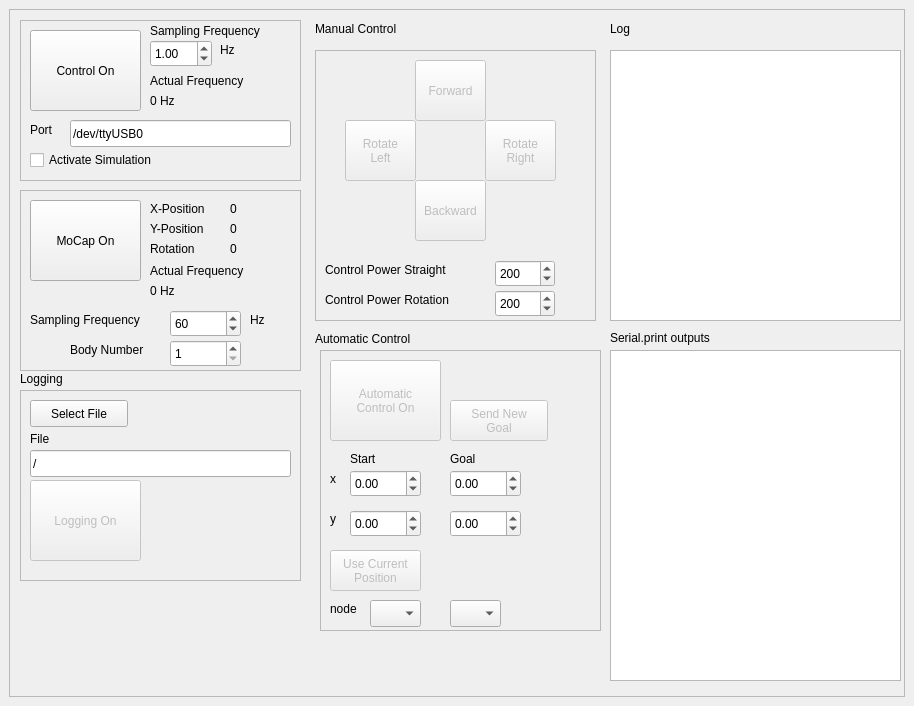
<?xml version="1.0" encoding="UTF-8"?>
<ui version="4.0">
 <class>MainWindow</class>
 <widget class="QMainWindow" name="MainWindow">
  <property name="geometry">
   <rect>
    <x>0</x>
    <y>0</y>
    <width>914</width>
    <height>706</height>
   </rect>
  </property>
  <property name="windowTitle">
   <string>MainWindow</string>
  </property>
  <widget class="QWidget" name="centralWidget">
   <layout class="QHBoxLayout" name="horizontalLayout">
    <item>
     <widget class="QScrollArea" name="scrollArea">
      <property name="widgetResizable">
       <bool>true</bool>
      </property>
      <widget class="QWidget" name="scrollAreaWidgetContents_3">
       <property name="geometry">
        <rect>
         <x>0</x>
         <y>0</y>
         <width>894</width>
         <height>686</height>
        </rect>
       </property>
       <property name="minimumSize">
        <size>
         <width>880</width>
         <height>560</height>
        </size>
       </property>
       <widget class="QTextEdit" name="logbrowser">
        <property name="geometry">
         <rect>
          <x>600</x>
          <y>40</y>
          <width>291</width>
          <height>271</height>
         </rect>
        </property>
        <property name="lineWrapMode">
         <enum>QTextEdit::NoWrap</enum>
        </property>
        <property name="readOnly">
         <bool>true</bool>
        </property>
       </widget>
       <widget class="QLabel" name="label_13">
        <property name="geometry">
         <rect>
          <x>600</x>
          <y>10</y>
          <width>31</width>
          <height>17</height>
         </rect>
        </property>
        <property name="text">
         <string>Log</string>
        </property>
       </widget>
       <widget class="QFrame" name="mocapframe">
        <property name="geometry">
         <rect>
          <x>10</x>
          <y>180</y>
          <width>281</width>
          <height>181</height>
         </rect>
        </property>
        <property name="frameShape">
         <enum>QFrame::StyledPanel</enum>
        </property>
        <property name="frameShadow">
         <enum>QFrame::Raised</enum>
        </property>
        <widget class="QSpinBox" name="mocapspinbox">
         <property name="geometry">
          <rect>
           <x>150</x>
           <y>120</y>
           <width>71</width>
           <height>27</height>
          </rect>
         </property>
         <property name="maximum">
          <number>200</number>
         </property>
         <property name="singleStep">
          <number>0</number>
         </property>
         <property name="value">
          <number>60</number>
         </property>
        </widget>
        <widget class="QLabel" name="xposlabel">
         <property name="geometry">
          <rect>
           <x>210</x>
           <y>10</y>
           <width>61</width>
           <height>17</height>
          </rect>
         </property>
         <property name="text">
          <string>0</string>
         </property>
        </widget>
        <widget class="QLabel" name="yposlabel">
         <property name="geometry">
          <rect>
           <x>210</x>
           <y>30</y>
           <width>61</width>
           <height>17</height>
          </rect>
         </property>
         <property name="text">
          <string>0</string>
         </property>
        </widget>
        <widget class="QPushButton" name="enablemocapbutton">
         <property name="geometry">
          <rect>
           <x>10</x>
           <y>10</y>
           <width>111</width>
           <height>81</height>
          </rect>
         </property>
         <property name="text">
          <string>MoCap On</string>
         </property>
         <property name="checkable">
          <bool>true</bool>
         </property>
        </widget>
        <widget class="QLabel" name="deslabel1">
         <property name="geometry">
          <rect>
           <x>130</x>
           <y>10</y>
           <width>71</width>
           <height>17</height>
          </rect>
         </property>
         <property name="text">
          <string>X-Position</string>
         </property>
        </widget>
        <widget class="QLabel" name="rotposlabel">
         <property name="geometry">
          <rect>
           <x>210</x>
           <y>50</y>
           <width>61</width>
           <height>17</height>
          </rect>
         </property>
         <property name="text">
          <string>0</string>
         </property>
        </widget>
        <widget class="QLabel" name="label">
         <property name="geometry">
          <rect>
           <x>10</x>
           <y>120</y>
           <width>141</width>
           <height>20</height>
          </rect>
         </property>
         <property name="text">
          <string>Sampling Frequency</string>
         </property>
        </widget>
        <widget class="QLabel" name="deslabel3">
         <property name="geometry">
          <rect>
           <x>130</x>
           <y>50</y>
           <width>71</width>
           <height>17</height>
          </rect>
         </property>
         <property name="text">
          <string>Rotation</string>
         </property>
        </widget>
        <widget class="QLabel" name="deslabel2">
         <property name="geometry">
          <rect>
           <x>130</x>
           <y>30</y>
           <width>71</width>
           <height>17</height>
          </rect>
         </property>
         <property name="text">
          <string>Y-Position</string>
         </property>
        </widget>
        <widget class="QLabel" name="label_9">
         <property name="geometry">
          <rect>
           <x>230</x>
           <y>120</y>
           <width>21</width>
           <height>20</height>
          </rect>
         </property>
         <property name="text">
          <string>Hz</string>
         </property>
        </widget>
        <widget class="QSpinBox" name="bodynumberspinbox">
         <property name="geometry">
          <rect>
           <x>150</x>
           <y>150</y>
           <width>71</width>
           <height>27</height>
          </rect>
         </property>
         <property name="minimum">
          <number>1</number>
         </property>
        </widget>
        <widget class="QLabel" name="label_11">
         <property name="geometry">
          <rect>
           <x>50</x>
           <y>150</y>
           <width>91</width>
           <height>20</height>
          </rect>
         </property>
         <property name="text">
          <string>Body Number</string>
         </property>
        </widget>
        <widget class="QLabel" name="label_15">
         <property name="geometry">
          <rect>
           <x>130</x>
           <y>70</y>
           <width>141</width>
           <height>21</height>
          </rect>
         </property>
         <property name="text">
          <string>Actual Frequency</string>
         </property>
        </widget>
        <widget class="QLabel" name="mocapflabel">
         <property name="geometry">
          <rect>
           <x>130</x>
           <y>90</y>
           <width>141</width>
           <height>21</height>
          </rect>
         </property>
         <property name="text">
          <string>0 Hz</string>
         </property>
        </widget>
       </widget>
       <widget class="QFrame" name="autocontrolframe">
        <property name="geometry">
         <rect>
          <x>310</x>
          <y>340</y>
          <width>281</width>
          <height>281</height>
         </rect>
        </property>
        <property name="frameShape">
         <enum>QFrame::StyledPanel</enum>
        </property>
        <property name="frameShadow">
         <enum>QFrame::Raised</enum>
        </property>
        <widget class="QPushButton" name="autocontrolbutton">
         <property name="enabled">
          <bool>false</bool>
         </property>
         <property name="geometry">
          <rect>
           <x>10</x>
           <y>10</y>
           <width>111</width>
           <height>81</height>
          </rect>
         </property>
         <property name="text">
          <string>Automatic
Control On</string>
         </property>
         <property name="checkable">
          <bool>true</bool>
         </property>
        </widget>
        <widget class="QDoubleSpinBox" name="xstartspinbox">
         <property name="geometry">
          <rect>
           <x>30</x>
           <y>120</y>
           <width>71</width>
           <height>27</height>
          </rect>
         </property>
         <property name="minimum">
          <double>-4.000000000000000</double>
         </property>
         <property name="maximum">
          <double>4.000000000000000</double>
         </property>
         <property name="singleStep">
          <double>0.100000000000000</double>
         </property>
        </widget>
        <widget class="QDoubleSpinBox" name="ystartspinbox">
         <property name="geometry">
          <rect>
           <x>30</x>
           <y>160</y>
           <width>71</width>
           <height>27</height>
          </rect>
         </property>
         <property name="minimum">
          <double>-4.000000000000000</double>
         </property>
         <property name="maximum">
          <double>4.000000000000000</double>
         </property>
         <property name="singleStep">
          <double>0.100000000000000</double>
         </property>
        </widget>
        <widget class="QDoubleSpinBox" name="xgoalspinbox">
         <property name="geometry">
          <rect>
           <x>130</x>
           <y>120</y>
           <width>71</width>
           <height>27</height>
          </rect>
         </property>
         <property name="minimum">
          <double>-4.000000000000000</double>
         </property>
         <property name="maximum">
          <double>4.000000000000000</double>
         </property>
         <property name="singleStep">
          <double>0.100000000000000</double>
         </property>
        </widget>
        <widget class="QDoubleSpinBox" name="ygoalspinbox">
         <property name="geometry">
          <rect>
           <x>130</x>
           <y>160</y>
           <width>71</width>
           <height>27</height>
          </rect>
         </property>
         <property name="minimum">
          <double>-4.000000000000000</double>
         </property>
         <property name="maximum">
          <double>4.000000000000000</double>
         </property>
         <property name="singleStep">
          <double>0.100000000000000</double>
         </property>
        </widget>
        <widget class="QLabel" name="label_16">
         <property name="geometry">
          <rect>
           <x>30</x>
           <y>100</y>
           <width>41</width>
           <height>17</height>
          </rect>
         </property>
         <property name="text">
          <string>Start</string>
         </property>
        </widget>
        <widget class="QLabel" name="label_17">
         <property name="geometry">
          <rect>
           <x>130</x>
           <y>100</y>
           <width>41</width>
           <height>17</height>
          </rect>
         </property>
         <property name="text">
          <string>Goal</string>
         </property>
        </widget>
        <widget class="QLabel" name="label_18">
         <property name="geometry">
          <rect>
           <x>10</x>
           <y>120</y>
           <width>16</width>
           <height>17</height>
          </rect>
         </property>
         <property name="text">
          <string>x</string>
         </property>
        </widget>
        <widget class="QLabel" name="label_19">
         <property name="geometry">
          <rect>
           <x>10</x>
           <y>160</y>
           <width>16</width>
           <height>17</height>
          </rect>
         </property>
         <property name="text">
          <string>y</string>
         </property>
        </widget>
        <widget class="QPushButton" name="usecurposbutton">
         <property name="enabled">
          <bool>false</bool>
         </property>
         <property name="geometry">
          <rect>
           <x>10</x>
           <y>200</y>
           <width>91</width>
           <height>41</height>
          </rect>
         </property>
         <property name="text">
          <string>Use Current
Position</string>
         </property>
        </widget>
        <widget class="QComboBox" name="startnodecombobox">
         <property name="geometry">
          <rect>
           <x>50</x>
           <y>250</y>
           <width>51</width>
           <height>27</height>
          </rect>
         </property>
        </widget>
        <widget class="QLabel" name="label_21">
         <property name="geometry">
          <rect>
           <x>10</x>
           <y>250</y>
           <width>41</width>
           <height>17</height>
          </rect>
         </property>
         <property name="text">
          <string>node</string>
         </property>
        </widget>
        <widget class="QComboBox" name="goalnodecombobox">
         <property name="geometry">
          <rect>
           <x>130</x>
           <y>250</y>
           <width>51</width>
           <height>27</height>
          </rect>
         </property>
        </widget>
        <widget class="QPushButton" name="sendgoalbutton">
         <property name="enabled">
          <bool>false</bool>
         </property>
         <property name="geometry">
          <rect>
           <x>130</x>
           <y>50</y>
           <width>98</width>
           <height>41</height>
          </rect>
         </property>
         <property name="text">
          <string>Send New
Goal</string>
         </property>
        </widget>
       </widget>
       <widget class="QFrame" name="controlframe">
        <property name="geometry">
         <rect>
          <x>10</x>
          <y>10</y>
          <width>281</width>
          <height>161</height>
         </rect>
        </property>
        <property name="frameShape">
         <enum>QFrame::StyledPanel</enum>
        </property>
        <property name="frameShadow">
         <enum>QFrame::Raised</enum>
        </property>
        <widget class="QLabel" name="label_2">
         <property name="geometry">
          <rect>
           <x>130</x>
           <y>0</y>
           <width>141</width>
           <height>21</height>
          </rect>
         </property>
         <property name="text">
          <string>Sampling Frequency</string>
         </property>
        </widget>
        <widget class="QPushButton" name="enablecontrolbutton">
         <property name="geometry">
          <rect>
           <x>10</x>
           <y>10</y>
           <width>111</width>
           <height>81</height>
          </rect>
         </property>
         <property name="text">
          <string>Control On</string>
         </property>
         <property name="checkable">
          <bool>true</bool>
         </property>
        </widget>
        <widget class="QLabel" name="label_10">
         <property name="geometry">
          <rect>
           <x>200</x>
           <y>20</y>
           <width>21</width>
           <height>20</height>
          </rect>
         </property>
         <property name="text">
          <string>Hz</string>
         </property>
        </widget>
        <widget class="QDoubleSpinBox" name="controlspinbox">
         <property name="geometry">
          <rect>
           <x>130</x>
           <y>20</y>
           <width>62</width>
           <height>27</height>
          </rect>
         </property>
         <property name="maximum">
          <double>10.000000000000000</double>
         </property>
         <property name="singleStep">
          <double>0.100000000000000</double>
         </property>
         <property name="value">
          <double>1.000000000000000</double>
         </property>
        </widget>
        <widget class="QLabel" name="label_12">
         <property name="geometry">
          <rect>
           <x>10</x>
           <y>100</y>
           <width>31</width>
           <height>20</height>
          </rect>
         </property>
         <property name="text">
          <string>Port</string>
         </property>
        </widget>
        <widget class="QLineEdit" name="portlineedit">
         <property name="geometry">
          <rect>
           <x>50</x>
           <y>100</y>
           <width>221</width>
           <height>27</height>
          </rect>
         </property>
         <property name="text">
          <string>/dev/ttyUSB0</string>
         </property>
        </widget>
        <widget class="QLabel" name="label_14">
         <property name="geometry">
          <rect>
           <x>130</x>
           <y>50</y>
           <width>141</width>
           <height>21</height>
          </rect>
         </property>
         <property name="text">
          <string>Actual Frequency</string>
         </property>
        </widget>
        <widget class="QLabel" name="controlflabel">
         <property name="geometry">
          <rect>
           <x>130</x>
           <y>70</y>
           <width>141</width>
           <height>21</height>
          </rect>
         </property>
         <property name="text">
          <string>0 Hz</string>
         </property>
        </widget>
        <widget class="QCheckBox" name="simulationCheckBox">
         <property name="geometry">
          <rect>
           <x>10</x>
           <y>130</y>
           <width>151</width>
           <height>20</height>
          </rect>
         </property>
         <property name="text">
          <string>Activate Simulation</string>
         </property>
        </widget>
       </widget>
       <widget class="QLabel" name="label_3">
        <property name="geometry">
         <rect>
          <x>10</x>
          <y>360</y>
          <width>66</width>
          <height>17</height>
         </rect>
        </property>
        <property name="text">
         <string>Logging</string>
        </property>
       </widget>
       <widget class="QLabel" name="label_5">
        <property name="geometry">
         <rect>
          <x>305</x>
          <y>10</y>
          <width>111</width>
          <height>17</height>
         </rect>
        </property>
        <property name="text">
         <string>Manual Control</string>
        </property>
       </widget>
       <widget class="QFrame" name="manualcontrolframe">
        <property name="geometry">
         <rect>
          <x>305</x>
          <y>40</y>
          <width>281</width>
          <height>271</height>
         </rect>
        </property>
        <property name="frameShape">
         <enum>QFrame::StyledPanel</enum>
        </property>
        <property name="frameShadow">
         <enum>QFrame::Raised</enum>
        </property>
        <widget class="QPushButton" name="backwardbutton">
         <property name="enabled">
          <bool>false</bool>
         </property>
         <property name="geometry">
          <rect>
           <x>100</x>
           <y>130</y>
           <width>71</width>
           <height>61</height>
          </rect>
         </property>
         <property name="text">
          <string>Backward</string>
         </property>
        </widget>
        <widget class="QPushButton" name="rightbutton">
         <property name="enabled">
          <bool>false</bool>
         </property>
         <property name="geometry">
          <rect>
           <x>170</x>
           <y>70</y>
           <width>71</width>
           <height>61</height>
          </rect>
         </property>
         <property name="text">
          <string>Rotate
Right</string>
         </property>
        </widget>
        <widget class="QPushButton" name="leftbutton">
         <property name="enabled">
          <bool>false</bool>
         </property>
         <property name="geometry">
          <rect>
           <x>30</x>
           <y>70</y>
           <width>71</width>
           <height>61</height>
          </rect>
         </property>
         <property name="text">
          <string>Rotate
Left</string>
         </property>
        </widget>
        <widget class="QPushButton" name="forwardbutton">
         <property name="enabled">
          <bool>false</bool>
         </property>
         <property name="geometry">
          <rect>
           <x>100</x>
           <y>10</y>
           <width>71</width>
           <height>61</height>
          </rect>
         </property>
         <property name="text">
          <string>Forward</string>
         </property>
        </widget>
        <widget class="QSpinBox" name="controlpowsspinbox">
         <property name="geometry">
          <rect>
           <x>180</x>
           <y>210</y>
           <width>60</width>
           <height>27</height>
          </rect>
         </property>
         <property name="maximum">
          <number>500</number>
         </property>
         <property name="value">
          <number>200</number>
         </property>
        </widget>
        <widget class="QLabel" name="label_6">
         <property name="geometry">
          <rect>
           <x>10</x>
           <y>210</y>
           <width>161</width>
           <height>20</height>
          </rect>
         </property>
         <property name="text">
          <string>Control Power Straight</string>
         </property>
        </widget>
        <widget class="QLabel" name="label_8">
         <property name="geometry">
          <rect>
           <x>10</x>
           <y>240</y>
           <width>161</width>
           <height>20</height>
          </rect>
         </property>
         <property name="text">
          <string>Control Power Rotation</string>
         </property>
        </widget>
        <widget class="QSpinBox" name="controlpowrspinbox">
         <property name="geometry">
          <rect>
           <x>180</x>
           <y>240</y>
           <width>60</width>
           <height>27</height>
          </rect>
         </property>
         <property name="maximum">
          <number>500</number>
         </property>
         <property name="value">
          <number>200</number>
         </property>
        </widget>
       </widget>
       <widget class="QLabel" name="label_7">
        <property name="geometry">
         <rect>
          <x>305</x>
          <y>320</y>
          <width>141</width>
          <height>17</height>
         </rect>
        </property>
        <property name="text">
         <string>Automatic Control</string>
        </property>
       </widget>
       <widget class="QFrame" name="loggingframe">
        <property name="geometry">
         <rect>
          <x>10</x>
          <y>380</y>
          <width>281</width>
          <height>191</height>
         </rect>
        </property>
        <property name="frameShape">
         <enum>QFrame::StyledPanel</enum>
        </property>
        <property name="frameShadow">
         <enum>QFrame::Raised</enum>
        </property>
        <widget class="QLineEdit" name="logfilelineedit">
         <property name="geometry">
          <rect>
           <x>10</x>
           <y>60</y>
           <width>261</width>
           <height>27</height>
          </rect>
         </property>
         <property name="text">
          <string>/</string>
         </property>
        </widget>
        <widget class="QPushButton" name="loggingbutton">
         <property name="geometry">
          <rect>
           <x>10</x>
           <y>10</y>
           <width>98</width>
           <height>27</height>
          </rect>
         </property>
         <property name="text">
          <string>Select File</string>
         </property>
        </widget>
        <widget class="QLabel" name="label_4">
         <property name="geometry">
          <rect>
           <x>10</x>
           <y>40</y>
           <width>66</width>
           <height>17</height>
          </rect>
         </property>
         <property name="text">
          <string>File</string>
         </property>
        </widget>
        <widget class="QPushButton" name="logbutton">
         <property name="enabled">
          <bool>false</bool>
         </property>
         <property name="geometry">
          <rect>
           <x>10</x>
           <y>90</y>
           <width>111</width>
           <height>81</height>
          </rect>
         </property>
         <property name="text">
          <string>Logging On</string>
         </property>
         <property name="checkable">
          <bool>true</bool>
         </property>
        </widget>
       </widget>
       <widget class="QTextEdit" name="serialPrintbrowser">
        <property name="geometry">
         <rect>
          <x>600</x>
          <y>340</y>
          <width>291</width>
          <height>331</height>
         </rect>
        </property>
       </widget>
       <widget class="QLabel" name="label_20">
        <property name="geometry">
         <rect>
          <x>600</x>
          <y>320</y>
          <width>131</width>
          <height>16</height>
         </rect>
        </property>
        <property name="text">
         <string>Serial.print outputs</string>
        </property>
       </widget>
      </widget>
     </widget>
    </item>
   </layout>
  </widget>
 </widget>
 <resources/>
 <connections/>
</ui>
